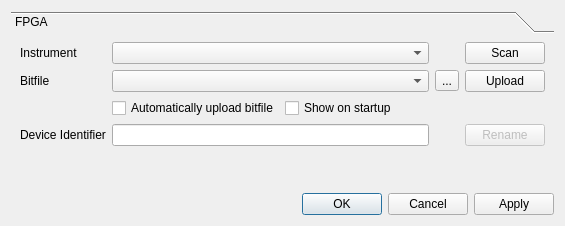
<?xml version="1.0" encoding="UTF-8"?>
<ui version="4.0">
 <class>Dialog</class>
 <widget class="QDialog" name="Dialog">
  <property name="geometry">
   <rect>
    <x>0</x>
    <y>0</y>
    <width>565</width>
    <height>226</height>
   </rect>
  </property>
  <property name="windowTitle">
   <string>Dialog</string>
  </property>
  <layout class="QVBoxLayout" name="verticalLayout_2">
   <item>
    <widget class="QToolBox" name="toolBox">
     <property name="currentIndex">
      <number>0</number>
     </property>
     <property name="tabSpacing">
      <number>0</number>
     </property>
     <widget class="QWidget" name="FPGApage">
      <property name="geometry">
       <rect>
        <x>0</x>
        <y>0</y>
        <width>547</width>
        <height>156</height>
       </rect>
      </property>
      <attribute name="label">
       <string>FPGA</string>
      </attribute>
      <layout class="QVBoxLayout" name="verticalLayout">
       <item>
        <layout class="QGridLayout" name="gridLayout">
         <item row="1" column="0">
          <widget class="QLabel" name="label_2">
           <property name="text">
            <string>Bitfile</string>
           </property>
          </widget>
         </item>
         <item row="4" column="0">
          <widget class="QLabel" name="label_3">
           <property name="text">
            <string>Device Identifier</string>
           </property>
          </widget>
         </item>
         <item row="0" column="0">
          <widget class="QLabel" name="label">
           <property name="text">
            <string>Instrument</string>
           </property>
          </widget>
         </item>
         <item row="3" column="1">
          <widget class="QCheckBox" name="checkBoxAutoUpload">
           <property name="text">
            <string>Automatically upload bitfile</string>
           </property>
          </widget>
         </item>
         <item row="3" column="2">
          <widget class="QCheckBox" name="showOnStartupCheckBox">
           <property name="sizePolicy">
            <sizepolicy hsizetype="Expanding" vsizetype="Fixed">
             <horstretch>0</horstretch>
             <verstretch>0</verstretch>
            </sizepolicy>
           </property>
           <property name="text">
            <string>Show on startup</string>
           </property>
          </widget>
         </item>
         <item row="0" column="4">
          <widget class="QPushButton" name="pushButtonScan">
           <property name="text">
            <string>Scan</string>
           </property>
          </widget>
         </item>
         <item row="1" column="4">
          <widget class="QPushButton" name="uploadButton">
           <property name="text">
            <string>Upload</string>
           </property>
          </widget>
         </item>
         <item row="4" column="4">
          <widget class="QPushButton" name="renameButton">
           <property name="enabled">
            <bool>false</bool>
           </property>
           <property name="text">
            <string>Rename</string>
           </property>
          </widget>
         </item>
         <item row="1" column="3">
          <widget class="QToolButton" name="toolButtonOpenBitfile">
           <property name="text">
            <string>...</string>
           </property>
           <property name="icon">
            <iconset resource="Experiment.qrc">
             <normaloff>:/openicon/icons/document-open-5.png</normaloff>:/openicon/icons/document-open-5.png</iconset>
           </property>
          </widget>
         </item>
         <item row="1" column="1" colspan="2">
          <widget class="QComboBox" name="comboBoxBitfiles"/>
         </item>
         <item row="0" column="1" colspan="2">
          <widget class="QComboBox" name="comboBoxInstruments">
           <property name="minimumSize">
            <size>
             <width>180</width>
             <height>0</height>
            </size>
           </property>
          </widget>
         </item>
         <item row="4" column="1" colspan="2">
          <widget class="QLineEdit" name="identifierEdit"/>
         </item>
        </layout>
       </item>
       <item>
        <spacer name="verticalSpacer_2">
         <property name="orientation">
          <enum>Qt::Vertical</enum>
         </property>
         <property name="sizeHint" stdset="0">
          <size>
           <width>20</width>
           <height>40</height>
          </size>
         </property>
        </spacer>
       </item>
      </layout>
     </widget>
    </widget>
   </item>
   <item>
    <layout class="QHBoxLayout" name="horizontalLayout">
     <item>
      <spacer name="horizontalSpacer">
       <property name="orientation">
        <enum>Qt::Horizontal</enum>
       </property>
       <property name="sizeHint" stdset="0">
        <size>
         <width>40</width>
         <height>20</height>
        </size>
       </property>
      </spacer>
     </item>
     <item>
      <widget class="QDialogButtonBox" name="buttonBox">
       <property name="orientation">
        <enum>Qt::Horizontal</enum>
       </property>
       <property name="standardButtons">
        <set>QDialogButtonBox::Apply|QDialogButtonBox::Cancel|QDialogButtonBox::Ok</set>
       </property>
      </widget>
     </item>
    </layout>
   </item>
  </layout>
 </widget>
 <resources>
  <include location="Experiment.qrc"/>
 </resources>
 <connections>
  <connection>
   <sender>buttonBox</sender>
   <signal>accepted()</signal>
   <receiver>Dialog</receiver>
   <slot>accept()</slot>
   <hints>
    <hint type="sourcelabel">
     <x>227</x>
     <y>60</y>
    </hint>
    <hint type="destinationlabel">
     <x>157</x>
     <y>69</y>
    </hint>
   </hints>
  </connection>
  <connection>
   <sender>buttonBox</sender>
   <signal>rejected()</signal>
   <receiver>Dialog</receiver>
   <slot>reject()</slot>
   <hints>
    <hint type="sourcelabel">
     <x>295</x>
     <y>60</y>
    </hint>
    <hint type="destinationlabel">
     <x>286</x>
     <y>69</y>
    </hint>
   </hints>
  </connection>
  <connection>
   <sender>buttonBox</sender>
   <signal>clicked(QAbstractButton*)</signal>
   <receiver>Dialog</receiver>
   <slot>apply(QAbstractButton*)</slot>
   <hints>
    <hint type="sourcelabel">
     <x>331</x>
     <y>59</y>
    </hint>
    <hint type="destinationlabel">
     <x>321</x>
     <y>43</y>
    </hint>
   </hints>
  </connection>
 </connections>
 <slots>
  <slot>apply(QAbstractButton*)</slot>
 </slots>
</ui>
